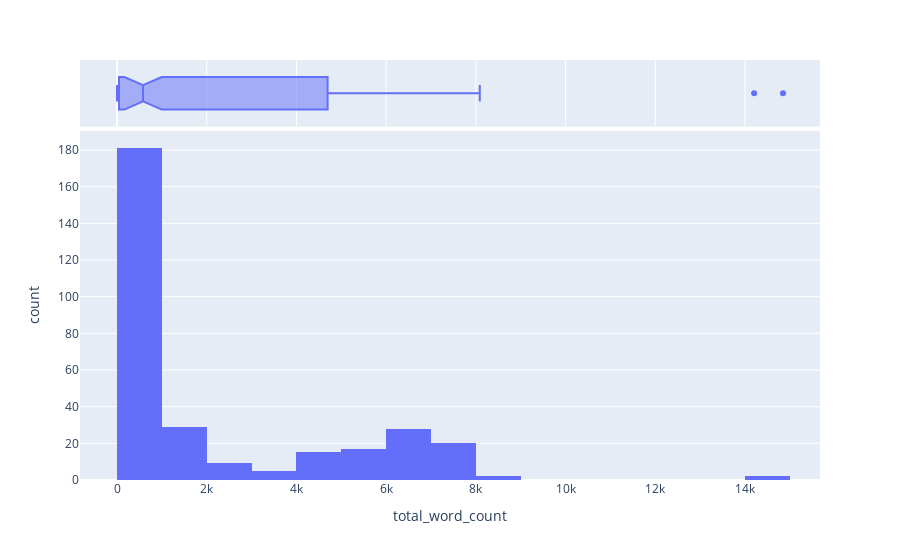

The code cell stored with this chart in its notebook:
### Code cell
df = debate_dialogue_df

fig = px.histogram(df, x="total_word_count",
                   marginal="box", # or violin, rug
                   hover_data=df.columns)
fig.show()

### Figure 1 — Plotly figure (JSON) as saved in the notebook; plotly's stock layout.template omitted (floating-point values rounded to 4 significant figures; data arrays with more than 128 entries replaced by an {"elided": "..."} marker saying what was removed)
{"data": [{"alignmentgroup": "True", "bingroup": "x", "hovertemplate": "total_word_count=%{x}<br>count=%{y}<extra></extra>", "legendgroup": "", "marker": {"color": "#636efa", "pattern": {"shape": ""}}, "name": "", "offsetgroup": "", "orientation": "v", "showlegend": false, "type": "histogram", "x": {"elided": "308 int values"}, "xaxis": "x", "yaxis": "y"}, {"alignmentgroup": "True", "customdata": {"elided": "308x6 mixed values"}, "hovertemplate": "total_word_count=%{x}<br>actor=%{customdata[0]}<br>date=%{customdata[1]}<br>speaking_turn_count=%{customdata[2]}<br>unique_word_count=%{customdata[3]}<br>avg_words_per_turn=%{customdata[4]}<br>avg_unique_words_per_turn=%{customdata[5]}<extra></extra>", "legendgroup": "", "marker": {"color": "#636efa"}, "name": "", "notched": true, "offsetgroup": "", "showlegend": false, "type": "box", "x": {"elided": "308 int values"}, "xaxis": "x2", "yaxis": "y2"}], "layout": {"barmode": "relative", "legend": {"tracegroupgap": 0}, "margin": {"t": 60}, "xaxis": {"anchor": "y", "domain": [0, 1], "title": {"text": "total_word_count"}}, "xaxis2": {"anchor": "y2", "domain": [0, 1], "matches": "x", "showgrid": true, "showticklabels": false}, "yaxis": {"anchor": "x", "domain": [0, 0.8316], "title": {"text": "count"}}, "yaxis2": {"anchor": "x2", "domain": [0.8416, 1], "matches": "y2", "showgrid": false, "showline": false, "showticklabels": false, "ticks": ""}}}
